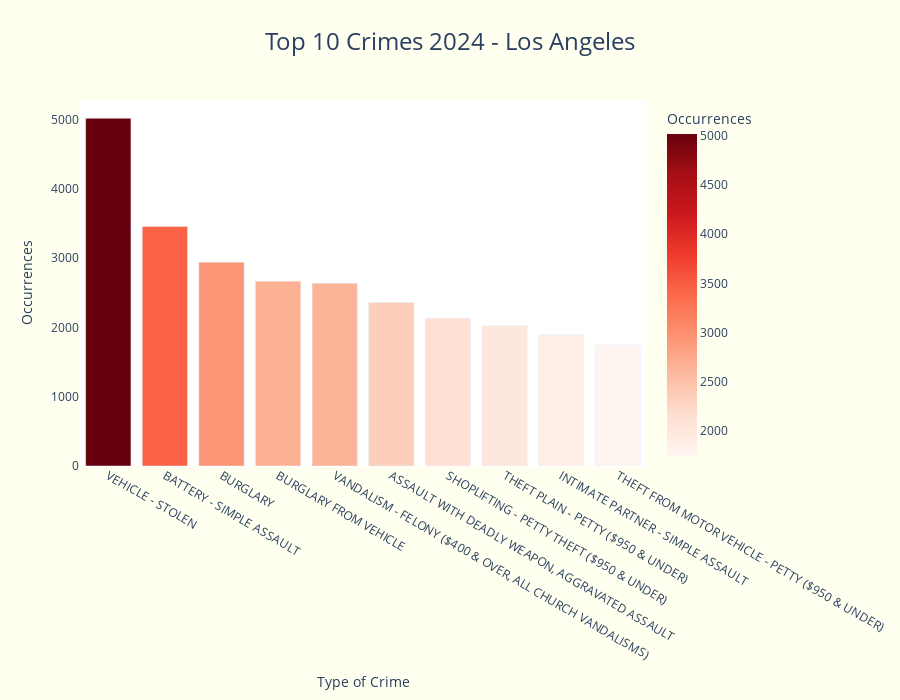

Write notebook code for a chart like this one.
### Code cell
fig = px.bar(top_10_crimes_2024_df, x='Crm Cd Desc', y='Occurrences',
title= 'Top 10 Crimes 2024 - Los Angeles',
labels={'Crm Cd Desc':'Type of Crime'}, height=700,
color= 'Occurrences', color_continuous_scale='Reds')
fig.update_layout({
     'plot_bgcolor': 'white',  # Set the plot background color 
     'paper_bgcolor': 'ivory',  # Set the paper color (outside the plot area) 
     'title_font' : {'size' : 24},
     'title_x' : 0.5
    })

fig.show()

### Figure 1 — Plotly figure (JSON) as saved in the notebook; plotly's stock layout.template omitted (floating-point values rounded to 4 significant figures)
{"data": [{"alignmentgroup": "True", "hovertemplate": "Type of Crime=%{x}<br>Occurrences=%{marker.color}<extra></extra>", "legendgroup": "", "marker": {"color": [5018, 3456, 2941, 2668, 2638, 2361, 2133, 2024, 1893, 1748], "coloraxis": "coloraxis", "pattern": {"shape": ""}}, "name": "", "offsetgroup": "", "orientation": "v", "showlegend": false, "textposition": "auto", "type": "bar", "x": ["VEHICLE - STOLEN", "BATTERY - SIMPLE ASSAULT", "BURGLARY", "BURGLARY FROM VEHICLE", "VANDALISM - FELONY ($400 & OVER, ALL CHURCH VANDALISMS)", "ASSAULT WITH DEADLY WEAPON, AGGRAVATED ASSAULT", "SHOPLIFTING - PETTY THEFT ($950 & UNDER)", "THEFT PLAIN - PETTY ($950 & UNDER)", "INTIMATE PARTNER - SIMPLE ASSAULT", "THEFT FROM MOTOR VEHICLE - PETTY ($950 & UNDER)"], "xaxis": "x", "y": [5018, 3456, 2941, 2668, 2638, 2361, 2133, 2024, 1893, 1748], "yaxis": "y"}], "layout": {"barmode": "relative", "coloraxis": {"colorbar": {"title": {"text": "Occurrences"}}, "colorscale": [[0, "rgb(255,245,240)"], [0.125, "rgb(254,224,210)"], [0.25, "rgb(252,187,161)"], [0.375, "rgb(252,146,114)"], [0.5, "rgb(251,106,74)"], [0.625, "rgb(239,59,44)"], [0.75, "rgb(203,24,29)"], [0.875, "rgb(165,15,21)"], [1, "rgb(103,0,13)"]]}, "height": 700, "legend": {"tracegroupgap": 0}, "paper_bgcolor": "ivory", "plot_bgcolor": "white", "title": {"font": {"size": 24}, "text": "Top 10 Crimes 2024 - Los Angeles", "x": 0.5}, "xaxis": {"anchor": "y", "domain": [0, 1], "title": {"text": "Type of Crime"}}, "yaxis": {"anchor": "x", "domain": [0, 1], "title": {"text": "Occurrences"}}}}
